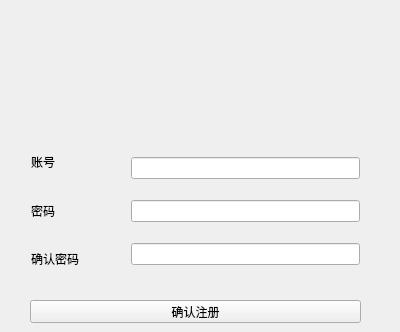
<?xml version="1.0" encoding="UTF-8"?>
<ui version="4.0">
 <class>SignUp</class>
 <widget class="QWidget" name="SignUp">
  <property name="geometry">
   <rect>
    <x>0</x>
    <y>0</y>
    <width>400</width>
    <height>332</height>
   </rect>
  </property>
  <property name="windowTitle">
   <string>SignUp</string>
  </property>
  <widget class="QWidget" name="verticalLayoutWidget">
   <property name="geometry">
    <rect>
     <x>120</x>
     <y>131</y>
     <width>251</width>
     <height>161</height>
    </rect>
   </property>
   <layout class="QVBoxLayout" name="verticalLayout">
    <item>
     <widget class="QLineEdit" name="LI_Username"/>
    </item>
    <item>
     <widget class="QLineEdit" name="LI_Password"/>
    </item>
    <item>
     <widget class="QLineEdit" name="LI_Password_2"/>
    </item>
   </layout>
  </widget>
  <widget class="QWidget" name="verticalLayoutWidget_2">
   <property name="geometry">
    <rect>
     <x>20</x>
     <y>130</y>
     <width>101</width>
     <height>161</height>
    </rect>
   </property>
   <layout class="QVBoxLayout" name="verticalLayout_2">
    <item>
     <widget class="QLabel" name="L_Username">
      <property name="text">
       <string>账号</string>
      </property>
     </widget>
    </item>
    <item>
     <widget class="QLabel" name="L_Password">
      <property name="text">
       <string>密码</string>
      </property>
     </widget>
    </item>
    <item>
     <widget class="QLabel" name="L_Password_2">
      <property name="text">
       <string>确认密码</string>
      </property>
     </widget>
    </item>
   </layout>
  </widget>
  <widget class="QPushButton" name="P_Signup">
   <property name="geometry">
    <rect>
     <x>30</x>
     <y>300</y>
     <width>331</width>
     <height>23</height>
    </rect>
   </property>
   <property name="text">
    <string>确认注册</string>
   </property>
  </widget>
 </widget>
 <layoutdefault spacing="6" margin="11"/>
 <resources/>
 <connections/>
</ui>
